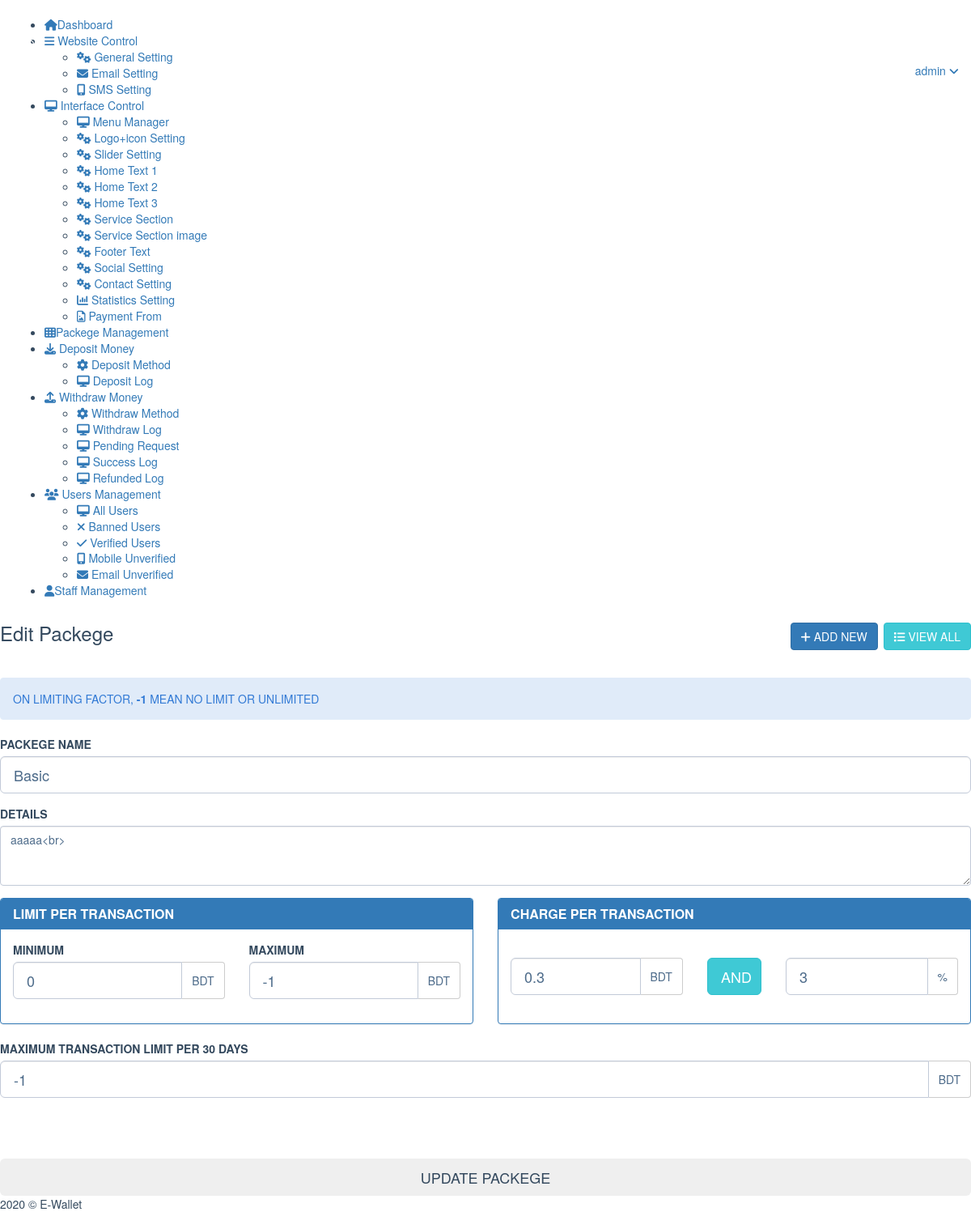
The app's page /admin/EditPackege.php?id=1 (signed in) with its own data.
### tables this page shows
CREATE TABLE `packs` (
  `id` int(11) NOT NULL,
  `name` varchar(255) DEFAULT NULL,
  `details` blob DEFAULT NULL,
  `minamo` varchar(255) DEFAULT NULL,
  `maxamo` varchar(255) DEFAULT NULL,
  `limit30` varchar(255) DEFAULT NULL,
  `charged` varchar(255) DEFAULT NULL,
  `chargep` varchar(255) DEFAULT NULL
);

CREATE TABLE `general_setting` (
  `id` int(11) NOT NULL,
  `sitetitle` varchar(255) DEFAULT NULL,
  `reg` varchar(1) DEFAULT NULL,
  `notimail` varchar(366) DEFAULT NULL,
  `emailtemp` blob DEFAULT NULL,
  `smsapi` varchar(2555) DEFAULT NULL,
  `currency` varchar(11) DEFAULT NULL,
  `cur` varchar(11) DEFAULT NULL,
  `colorcode` varchar(6) DEFAULT NULL,
  `ev` int(1) DEFAULT 0,
  `mv` int(1) DEFAULT 0,
  `deci` int(11) DEFAULT 2,
  `en` int(1) DEFAULT 1,
  `mn` int(1) DEFAULT 1,
  `cemail` varchar(255) DEFAULT NULL,
  `cmobile` varchar(255) DEFAULT NULL,
  `clocation` varchar(255) DEFAULT NULL
);

### config.php (called while the page is built, shortened)
<?php
$adminurl = "http://domain.com/admin";
?>

### admin/EditPackege.php (the view, shortened to what this page needs)
<?php
include ('include/header.php');
?>
</head>
<body class="page-header-fixed page-sidebar-closed-hide-logo">
<?php
include ('include/sidebar.php');
?>
<div class="page-content-wrapper">
<div class="page-content">
<h3 class="page-title uppercase bold"> Edit Packege
<span class=" pull-right">
<a href="<?php echo $adminurl; ?>/AddPackege" class="btn btn-primary btn-md ">
<i class="fa fa-plus"></i>   ADD NEW
</a>
<a href="<?php echo $adminurl; ?>/Packege" class="btn btn-success btn-md">
<i class="fa fa-list"></i>  VIEW ALL
</a>
</span>
</h3>
<hr>
<div class="row">
<div class="col-md-12">
<div class="portlet light bordered">
<div class="portlet-body form">
<form class="form-horizontal" action="" method="post" role="form">
<div class="form-body">
<?php
$iidd = $_GET["id"];
$old = $db->query("SELECT name, details, minamo, maxamo, limit30, charged, chargep FROM packs WHERE id='".$iidd."'")->fetch();
?>
<div class="alert alert-info" style="text-transform: uppercase;">
	on limiting factor, <strong>-1</strong> mean no limit or Unlimited
</div>
<div class="form-group">
<label class="col-md-12"><strong style="text-transform: uppercase;">Packege Name</strong></label>
<div class="col-md-12">
<input class="form-control input-lg" name="name" value="<?php echo $old[0]; ?>" type="text">
</div>
</div>
<div class="form-group">
<label class="col-md-12"><strong style="text-transform: uppercase;">Details</strong></label>
<div class="col-md-12">
<textarea id="shaons" class="form-control" rows="3" name="btext"><?php echo $old[1]; ?></textarea>
</div>
</div>
<div class="row">
<div class="col-md-6">
<div class="panel panel-primary">
<div class="panel-heading">
<h1 class="panel-title" style="text-transform: uppercase; font-weight: bold;">Limit Per Transaction</h1>
</div>
<div class="panel-body">
<div class="row">
<div class="col-md-6">
<div class="form-group">
<label class="col-md-12"><strong style="text-transform: uppercase;">MINIMUM</strong></label>
<div class="col-md-12">
<div class="input-group mb15">
<input class="form-control input-lg" name="min" value="<?php echo $old[2]; ?>" type="text">
<span class="input-group-addon"><?php echo $basecurrency; ?></span>
</div>
</div>
</div>
</div>
<div class="col-md-6">
<div class="form-group">
<label class="col-md-12"><strong style="text-transform: uppercase;">MAXIMUM</strong></label>
<div class="col-md-12">
<div class="input-group mb15">
<input class="form-control input-lg" name="max" value="<?php echo $old[3]; ?>" type="text">
<span class="input-group-addon"><?php echo $basecurrency; ?></span>
</div>
</div>
</div>
</div>
</div>
</div>
</div>
</div>
<div class="col-md-6">
<div class="panel panel-primary">
<div class="panel-heading">
<h1 class="panel-title" style="text-transform: uppercase; font-weight: bold;">Charge Per Transaction</h1>
</div>
<div class="panel-body">
<div class="row">
<div class="col-md-5"> <br>
<div class="input-group mb15">
<input class="form-control input-lg" name="charged" value="<?php echo $old[5]; ?>" type="text">
<span class="input-group-addon"><?php echo $basecurrency; ?></span>
</div><br>
</div>
<div class="col-md-2"><br><b class="btn btn-success btn-lg btn-block">AND</b><br></div>
<div class="col-md-5"><br>
<div class="input-group mb15">
<input class="form-control input-lg" name="chargep" value="<?php echo $old[6]; ?>"  type="text">
<span class="input-group-addon">%</span>
</div><br>
</div>
</div>
</div>
</div>
</div>
</div>
<div class="form-group">
<label class="col-md-12"><strong style="text-transform: uppercase;">Maximum Transaction limit per 30 Days</strong></label>
<div class="col-md-12">
<div class="input-group mb15">
<input class="form-control input-lg" name="limit30" value="<?php echo $old[4]; ?>" type="text">
<span class="input-group-addon"><?php echo $basecurrency; ?></span>
</div>
</div>
</div>
<br>
<br>
<br>
<div class="row">
<div class="col-md-12">
<button type="submit" class="btn blue btn-block btn-lg">UPDATE PACKEGE</button>
</div>
</div>
</div>
</form>
</div>
</div>
</div>
</div>
</div>
</div>
<?php
include ('include/footer.php');
?>
</body>
</html>

### admin/include/footer.php (shortened to what this page needs)
</div>
<div class="page-footer">
<div class="page-footer-inner"> <?php echo date("Y"); ?> &copy; <?php echo $gen[0]; ?></div>
</div>

### records on screen
packs: name "Basic", btext "aaaaa<br>", min "0", max "-1", charged "0.3", chargep "3", limit30 "-1"
general_setting: currency "BDT", sitetitle "E-Wallet"

### other values on screen
$user "admin"
